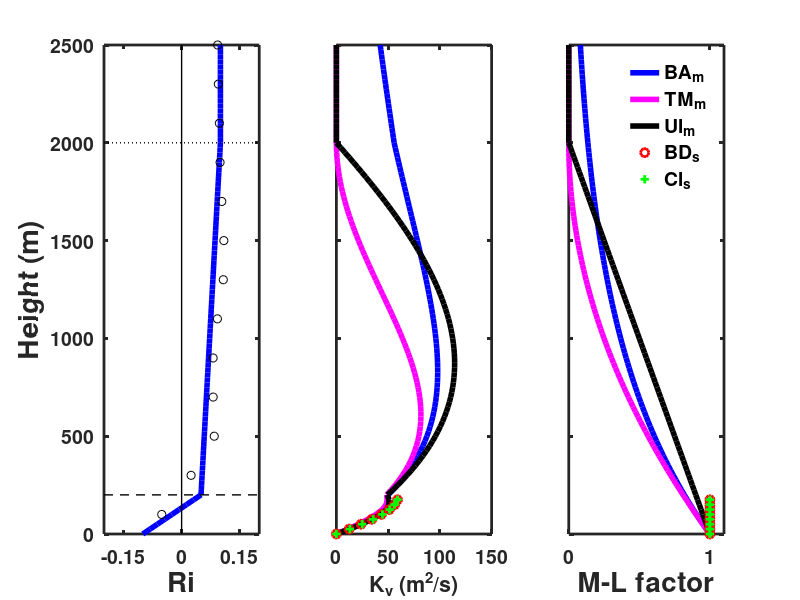

Source code (MATLAB):
clear all;

% Data to compare
Ridat = load('Ri.dat');
Zdat  = load('GPH.dat');

% Constants
Ric = 0.25;
vk  = 0.4;
nz  = 101;

% Assume a friction velocity
ustr = 1.0;

% Assume a ABL thickness
H  = 2000.0;
h  = 0.1*H;
z  = linspace(0,1.25*H,nz);

% Assume a Ri profile
Rimin=-0.10;
Risrf= 0.05;
Rimax= 0.10;

%Rimin= -0.10;
%Risrf= -0.10;
%Rimax= -0.10;

zs=0;
for i=1:nz
 if z(i)<h
  zs = i;
  % Linear in surface layer since Ri = z/L
  Ri(i) = Rimin + (Risrf-Rimin)*z(i)/h;
 elseif z(i)<H
  Ri(i) = Risrf + (Rimax-Risrf)*(z(i)-h)/(H-h);
 else
  Ri(i) = Rimax;
 end
end
% Get MO length
for i=1:nz
 if Ri(i)<0
  L(i) = z(i)/Ri(i);
  zeta(i) = Ri(i);
 else
  L(i) = (z(i)/Ri(i))*(1-5*Ri(i));
  zeta(i) = Ri(i)/(1-5*Ri(i));
 end
end
%zeta = z./L;

% Loop over z and calculate Kv
for i=1:nz
 % Scaling terms for M-L
 sc1(i) = 1.0;
 sc2(i) = 1.0;
 sc3(i) = exp(-2*z(i)/H);
 if z(i)<=H
  sc4(i) = (1 - z(i)/H)^2;
  sc5(i) = (1 - z(i)/H)^1;
 else
  sc4(i) = 0;
  sc5(i) = 0;
 end
 % phi values
 if zeta(i)<0 % unstable
  p1=1.0;a1=4;c1=16.0;phisrf_BD(i) = p1*(1-c1*zeta(i))^(-1.0/a1);
  p1=1.0;a1=3;c1=15.0;phisrf_Cl(i) = p1*(1-c1*zeta(i))^(-1.0/a1);
  p1=1.0;a1=4;c1=16.0;phiml_BA(i)  = p1*(1-c1*zeta(i))^(-1.0/a1);
  p1=1.0;a1=3;c1= 7.0;phiml_TM(i)  = p1*(1-c1*zeta(i))^(-1.0/a1);
  %p1=1.0;a1=2;c1=13.0;phiml_Ul(i)  = p1*(1-c1*zeta(i))^(-1.0/a1); % heat
  p1=1.0;a1=4;c1=22.0;phiml_Ul(i)  = p1*(1-c1*zeta(i))^(-1.0/a1); % momentum
 else % stable
  p1=1.0 ;b1=5.0;phisrf_BD(i) = p1 + b1 * zeta(i);
  p1=1.0 ;b1=5.0;phisrf_Cl(i) = p1 + b1 * zeta(i);
  p1=1.0 ;b1=4.7;phiml_BA(i)  = p1 + b1 * zeta(i);
  p1=1.0 ;b1=5.0;phiml_TM(i)  = p1 + b1 * zeta(i);
  %p1=1.0 ;b1=9.2;phiml_Ul(i)  = p1 + b1 * zeta(i); % heat
  p1=1.0 ;b1=6.9;phiml_Ul(i)  = p1 + b1 * zeta(i); % momentum
 end
 % Diffusivity values
 Kv1(i) = ustr*vk*z(i)/phisrf_BD(i) * sc1(i);
 Kv2(i) = ustr*vk*z(i)/phisrf_Cl(i) * sc2(i);
 Kv3(i) = ustr*vk*z(i)/phiml_BA(i)  * sc3(i);
 Kv4(i) = ustr*vk*z(i)/phiml_TM(i)  * sc4(i);
 Kv5(i) = ustr*vk*z(i)/phiml_Ul(i)  * sc5(i);
end

figure;
% Fig (a): Ri profile
xmin=-0.2;
xmax=0.2;
subplot(1,3,1),plot(Ri,z,'b-',"linewidth",4);hold on;
%subplot(1,3,1),plot(zeta,z,'r-',"linewidth",4);
subplot(1,3,1),plot(Ridat,Zdat*1000,'ko');
subplot(1,3,1),plot([xmin xmax],[h h],'k--',"linewidth",1);
subplot(1,3,1),plot([xmin xmax],[H H],'k:',"linewidth",1);
subplot(1,3,1),plot([0.0 0.0],[0 1.25*H],'k-',"linewidth",1);

set(gca,"fontsize",14)
set(gca, 'xtick', [-0.15 0.0 0.15])
h=get (gcf, "currentaxes");
set(h,"fontweight","bold","linewidth",2)
axis([xmin xmax 0 1.25*H])
xlabel('Ri',"fontweight","bold","fontsize",20)
ylabel('Height (m)',"fontweight","bold","fontsize",20)
% Fig (b): Kv
subplot(1,3,2),plot(Kv3(1:nz),z(1:nz),'b-',"linewidth",4);hold on;
subplot(1,3,2),plot(Kv4(1:nz),z(1:nz),'m-',"linewidth",4);
subplot(1,3,2),plot(Kv5(1:nz),z(1:nz),'k-',"linewidth",4);
subplot(1,3,2),plot(Kv1(1:zs),z(1:zs),'ro',"linewidth",2);
subplot(1,3,2),plot(Kv2(1:zs),z(1:zs),'g+',"linewidth",2);
hold off;
axis([0 150 0 1.25*H])
set(gca, 'YTickLabel', {});
set(gca, 'xtick', [0.0 50.0 100.0 150.0])
xlabel('K_v (m^2/s)',"fontweight","bold","fontsize",20)
set(gca,"fontsize",14)
h=get (gcf, "currentaxes");
set(h,"fontweight","bold","linewidth",2)
% Fig (c): Mixing-Layer suppression factor
subplot(1,3,3),plot(sc3(1:nz),z(1:nz),'b-',"linewidth",4);hold on;
subplot(1,3,3),plot(sc4(1:nz),z(1:nz),'m-',"linewidth",4);
subplot(1,3,3),plot(sc5(1:nz),z(1:nz),'k-',"linewidth",4);
subplot(1,3,3),plot(sc1(1:zs),z(1:zs),'ro',"linewidth",2);
subplot(1,3,3),plot(sc2(1:zs),z(1:zs),'g+',"linewidth",2);
set(gca,"fontsize",14)
h=get (gcf, "currentaxes");
set(h,"fontweight","bold","linewidth",2)
h2=legend('BA_m','TM_m','Ul_m','BD_s','Cl_s');
set(h2,"fontweight","bold","fontsize",14)
set(h2,"Box","off")
axis([0 1.1 0 1.25*H])
set(gca, 'YTickLabel', {});
set(gca, 'xtick', [0.0 1.0])
hold off;
xlabel('M-L factor',"fontweight","bold","fontsize",20)

print -dpng -color "-S1000,500" Kv_ML.png

